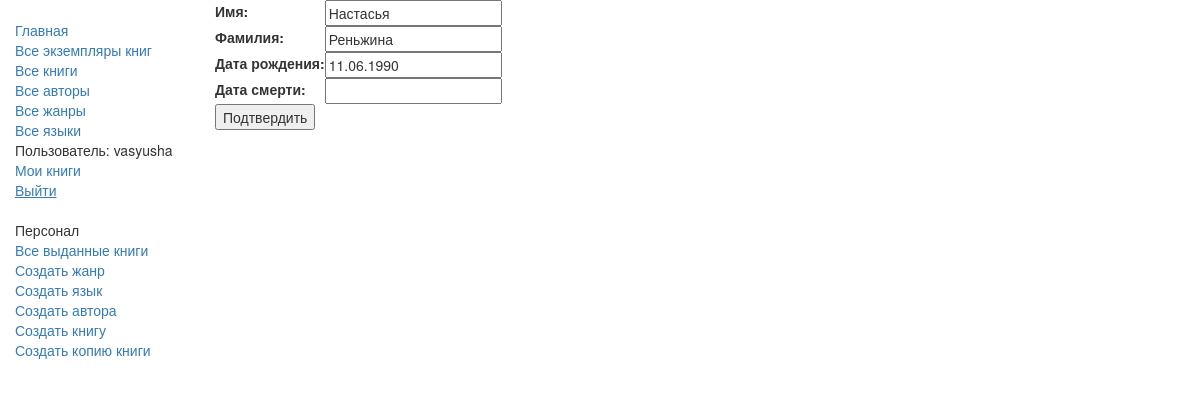
Screenshot of /catalog/author/1/update/ (signed in) with the database file from the repository.
### catalog/models.py (models this page shows, shortened)
class Author(models.Model):
    first_name = models.CharField(max_length=100, verbose_name="Имя")
    last_name = models.CharField(max_length=100, verbose_name="Фамилия")
    date_of_birth = models.DateField(verbose_name="Дата рождения", null=True, blank=True)
    date_of_death = models.DateField(verbose_name="Дата смерти", null=True, blank=True)
    class Meta:
        verbose_name = "Автор"
        verbose_name_plural = "Авторы"

### catalog/views.py (the view)
# urls.py: path('author/<int:pk>/update/', views.AuthorUpdate.as_view(), name='author_update'),
class AuthorUpdate(PermissionRequiredMixin, UpdateView):
    model = Author
    fields = ['first_name', 'last_name', 'date_of_birth', 'date_of_death']
    permission_required = 'catalog.can_mark_returned'

### catalog/templates/catalog/author_form.html (shortened to what this page needs)
{% extends "base_generic.html" %}
{% block content %}
<form action="" method="post">
    <table>
        {{ form.as_table }}
    </table>
    <input type="submit" value="Подтвердить" />
</form>
{% endblock %}

### catalog/templates/base_generic.html (shortened to what this page needs)
<!DOCTYPE html>
<html lang="ru">
  <head>
    <link
      rel="stylesheet"
      href="https://maxcdn.bootstrapcdn.com/bootstrap/3.3.7/css/bootstrap.min.css" />
    {% load static %}
    <link rel="stylesheet" href="{% static 'css/styles.css' %}" />
  </head>
  <body>
    <div class="container-fluid">
      <div class="row">
        <div class="col-sm-2">
          {% block sidebar %}
            <ul class="sidebar-nav">
                <li><a href="{% url 'index' %}">Главная</a></li>
                <li><a href="{% url 'bookinstances' %}">Все экземпляры книг</a></li>
                <li><a href="{% url 'books' %}">Все книги</a></li>
                <li><a href="{% url 'authors' %}">Все авторы</a></li>
                <li><a href="{% url 'genres' %}">Все жанры</a></li>
                <li><a href="{% url 'languages' %}">Все языки</a></li>
              {% if user.is_authenticated %}
                <li>Пользователь: {{ user.get_username }}</li>
                <li><a href="{% url 'my-borrowed' %}">Мои книги</a></li>
                <li>
                  <form method="post" action="{% url 'logout' %}?next={{ request.path }}" style="display:inline;">
                    <button type="submit" style="background:none; border:none; color:#337ab7; padding:0; text-decoration:underline; cursor:pointer;">
                      Выйти
                    </button>
                  </form>
                </li>
              {% else %}
                <li><a href="{% url 'login' %}?next={{ request.path }}">Войти</a></li>
              {% endif %}
            </ul>
            {% if user.is_authenticated and perms.catalog.can_mark_returned %}
              <ul class="sidebar-nav">
                <li>Персонал</li>
                <li><a href="{% url 'all-borrowed' %}">Все выданные книги</a></li>
                <li><a href="{% url 'genre_create' %}">Создать жанр</a></li>
                <li><a href="{% url 'language_create' %}">Создать язык</a></li>
                <li><a href="{% url 'author_create' %}">Создать автора</a></li>
                <li><a href="{% url 'book_create' %}">Создать книгу</a></li>
                <li><a href="{% url 'bookinstance_create' %}">Создать копию книги</a></li>
              </ul>
            {% endif %}
          {% endblock %}
        </div>
        <div class="col-sm-10">
          {% block content %}{% endblock %}
        </div>
      </div>
    </div>
  </body>
</html>

### catalog/static/css/styles.css (style rules this page uses)
.sidebar-nav { margin-top: 20px; padding: 0; list-style: none; }

### rows the page displays
Author: first_name "Настасья", last_name "Реньжина", date_of_birth "11.06.1990"

### other values shown
{{ user.get_username }} "vasyusha"
